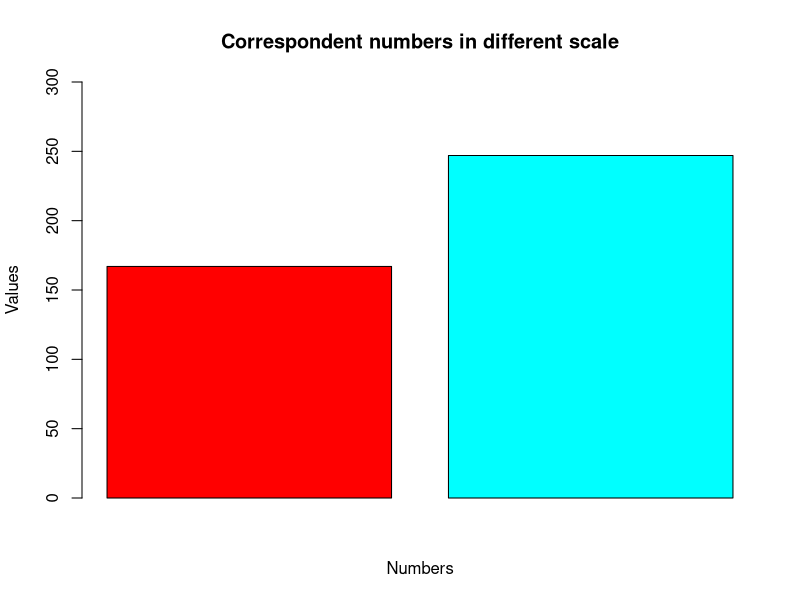
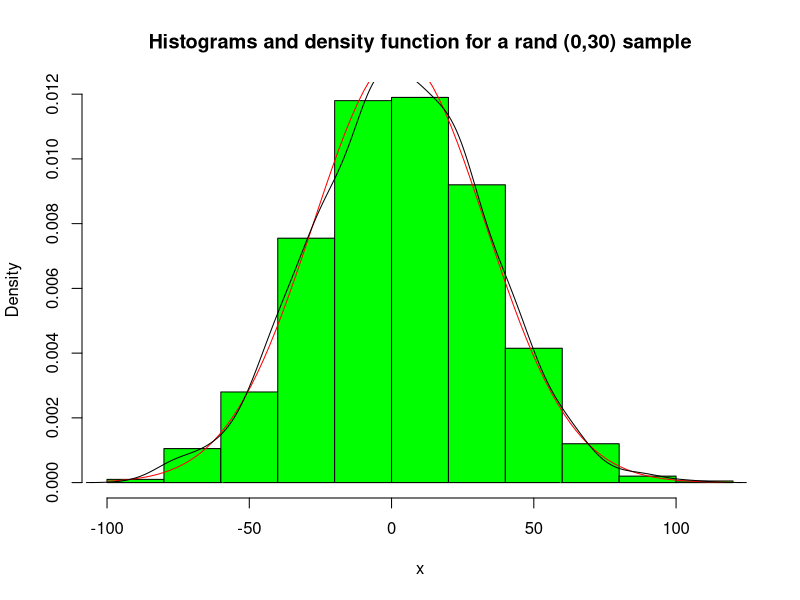

These charts were generated, in order, by the following R code:

# Set your desired work directory
getwd()  
setwd("C:/Users/najee/Documents/R/MSDS6306-W5-LS")

# Prelim. / Code prep.
rm(list = ls()) 
objects()


# Question 1: Write a function in R called P7 which takes one argument n, and will return (or print) the first n numbers in base 7
P7 <- function(n, base = 7) 
{
  if (n == 0) 
    return(c())
  if (n < 0) 
    stop(simpleError("Negative number can???t be used with this function"))
  nDigits <- ceiling(log(n + 1, 7))
  powers <- 7 ^ (0:nDigits)
  out <- diff(n %% powers)/powers[-length(powers)]
  out1 <- rev(out)
  out2 <- paste(out1, collapse = '')
  out2 = as.numeric(out2)
  out3 <- 1:out2
  return(out3)
}
# To use the function, just simple enter the integer desired (n) and it will return the series of the first (n) integer up to the (n) correspondent number in base 7. The functions also checks for null and negative values. For example:  
P7(5) # will give you [1] 1 2 3 4 5 (as 5 in base 10 equals to 5 in base 7)
P7(25) # will give you [1]  1  2  3  4  5  6  7  8  9 10 11 12 13 14 15 16 17 18 19 20 21 22 23 24 25 [26] 26 27 28 29 30 31 32 33 34  (as 25 in base 10 equals to 34 in base 7
P7(30) # will give you [1]  1  2  3  4  5  6  7  8  9 10 11 12 13 14 15 16 17 18 19 20 21 22 23 24 25 [26] 26 27 28 29 30 31 32 33 34 35 36 37 38 39 40 41 42 (as 30 in base 10 equals to 42 in base 7

# Question 2. Write a function called ???base10to7??? which takes one argument x, and will convert a decimal number to base 7. At input check  if x is scalar or not and control the input.
### is.scalar <- function(n) {is.atomic(n) && length(n) == 1L}
Base10to7 <- function(n, base = 7) 
{ 
  if (n == 0) 
    return(c())
  if (n < 0) 
    stop(simpleError("Negative number can???t be used with this function"))
  
##  if ( is.scalar(n) == FALSE) 
##    stop(simpleError("Please use scalar numbers"))
  nDigits <- ceiling(log(n + 1, 7))
  powers <- 7 ^ (0:nDigits)
  out <- diff(n %% powers)/powers[-length(powers)]
  return(rev(out))
}
# To use the function, just simple enter the desired integer in base 10 and it will return the correspondent number in base 7. The functions also checks for the use of scalar numbers and null and negative values. For example:  
Base10to7(5) # will give you 5 
Base10to7(25) # will give you [1] 34
Base10to7(77) # will give you [1] 1 4 0

# Question 3. Write a function called ???base7to10??? which takes an argument y, and converts a base number 7 to decimal. 
Base7to10 = function(base_number, base = 7) 
  {
  split_base = strsplit(as.character(base_number), split = "")
  return(sapply(split_base, function(x) sum(as.numeric(x) * base ^ (rev(seq_along(x) - 1)))))
  }

# To use the function, just simple enter the desired integer (to be considered in base 7) and it will return the correspondent number in base 10. For example: 
Base7to10(5) # will give you 5 
Base7to10(21) # will give you [1] 15
Base7to10(51) # will give you [1] 36

# Question 4: generalize the function to take any form & especially steps 1 2 , 3 above
numberInBase <- function(number,base)
  {
  numberInBaseRecur <- function(number,base)
    {
    lastDigit <- function(number,base) number %% base
    if (number == 0) result <- c(0)
    else result <- c(numberInBaseRecur(number %/% base,base),
                     lastDigit(number,base))
    result
    }
  result <- numberInBaseRecur(number,base)
  while (result[1] == 0 && length(result) > 1) result <- result[-1]
  result
  }
use <- function(digiseq)
  {
  digits <- c(as.character(0:9),LETTERS)
  paste(sapply(digiseq,function(x)digits[x + 1]),collapse = "")
  }
use(numberInBase(21,2))

# To use the function use(numberInBase(m,n), just simple enter a desired integer as first parameter and the desired base value as second parameter and the function will return the input m number in the selected base n. For example:  
use(numberInBase(21,2)) # will give you [1] "10101"
use(numberInBase(30,8)) # will give you [1] "36"
use(numberInBase(556,10)) # will give you [1] "556"
use(numberInBase(556,16)) # will give you [1] "22C"


# Question 5: see if we can plot a bar or histo chart for each
# As an example, we are using here the functions use(numberInBase(m,n)) to plot a chart with 2 numbers, the first one being the inputed number m (assumed in base 10) and the second one its equivalent in base n
m <- 167
n <- 8
c <- use(numberInBase(m , n)) # This returns 247 as the equivalent of 167 (b10) in base 8
v <- c(m , c)
v1 <- as.numeric(v)

# using additional arguments to customize a graphic
v1LabelMain <- "Correspondent numbers in different scale"
v1LabelX <- "Numbers"
v1LabelY <- "Values"
v1RainbowColors <- rainbow(length(v1))
# Y axis range could be adjusted like this: ylim<-max(v1) + v1LimY <- c(0, ylim) as well as other customizations are possible ie showing legend, values, adding text, dividing the chart in panels, etc. ???
barplot(height = v1, main = v1LabelMain, xlab = v1LabelX, ylab = v1LabelY, ylim = c(0,300), col = v1RainbowColors)


# Question 6: plot a histogram for density function Pr(5<X<15) and the uniform distribution is (0, 30)
# Can we generalize this function plot?
# Let's draw a sample of size 1000 from a normal distribution with mean 0 and standard deviation 30 

x <- rnorm(1000, 0, 30)
m = mean(x)
s = sd(x)
hist(x, col = "green", probability = TRUE, main = "Histograms and density function for a rand (0,30) sample")

# Adding vertical lines to capture 95% of the sample
lines(c(-s*1.96,-s*1.96), c(0, dnorm(-s*1.96)), col = "green")
lines(c(s*1.96,s*1.96), c(0, dnorm(s*1.96)), col = "green")

# Adding the distribution curve with parameters m and s 
curve(dnorm(x, mean = m, sd = s), col = "red", add = TRUE)
# Adding the probability density curve  
lines(density(x), col = "black")



# It???d be possible to generalize the function plot eg for further references see, amongst others, 
# https://cran.r-project.org/web/packages/ggfortify/vignettes/plot_dist.html 
# https://tomizonor.wordpress.com/2013/05/11/distribution-density-histogram/
# http://nicercode.github.io/guides/plotting/
